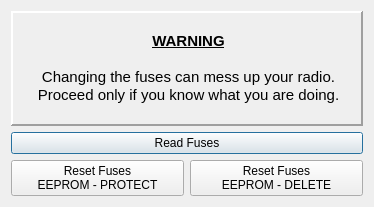
<?xml version="1.0" encoding="UTF-8"?>
<ui version="4.0">
 <class>fusesDialog</class>
 <widget class="QDialog" name="fusesDialog">
  <property name="geometry">
   <rect>
    <x>0</x>
    <y>0</y>
    <width>374</width>
    <height>207</height>
   </rect>
  </property>
  <property name="windowTitle">
   <string>Fuses</string>
  </property>
  <property name="windowIcon">
   <iconset resource="eepe.qrc">
    <normaloff>:/images/fuses.png</normaloff>:/images/fuses.png</iconset>
  </property>
  <layout class="QGridLayout" name="gridLayout">
   <item row="1" column="0" colspan="2">
    <widget class="QPushButton" name="readFuses">
     <property name="whatsThis">
      <string>&lt;!DOCTYPE HTML PUBLIC &quot;-//W3C//DTD HTML 4.0//EN&quot; &quot;http://www.w3.org/TR/REC-html40/strict.dtd&quot;&gt;
&lt;html&gt;&lt;head&gt;&lt;meta name=&quot;qrichtext&quot; content=&quot;1&quot; /&gt;&lt;style type=&quot;text/css&quot;&gt;
p, li { white-space: pre-wrap; }
&lt;/style&gt;&lt;/head&gt;&lt;body style=&quot; font-family:'MS Shell Dlg 2'; font-size:8.25pt; font-weight:400; font-style:normal;&quot;&gt;
&lt;p style=&quot; margin-top:0px; margin-bottom:0px; margin-left:0px; margin-right:0px; -qt-block-indent:0; text-indent:0px;&quot;&gt;&lt;span style=&quot; font-size:8pt;&quot;&gt;Reads the current fuses in the AVR AtMega 64 controller.&lt;/span&gt;&lt;/p&gt;
&lt;p style=&quot;-qt-paragraph-type:empty; margin-top:0px; margin-bottom:0px; margin-left:0px; margin-right:0px; -qt-block-indent:0; text-indent:0px; font-size:8pt;&quot;&gt;&lt;/p&gt;
&lt;p style=&quot; margin-top:0px; margin-bottom:0px; margin-left:0px; margin-right:0px; -qt-block-indent:0; text-indent:0px;&quot;&gt;&lt;span style=&quot; font-size:8pt;&quot;&gt;Proper states:&lt;/span&gt;&lt;/p&gt;
&lt;p style=&quot; margin-top:0px; margin-bottom:0px; margin-left:0px; margin-right:0px; -qt-block-indent:0; text-indent:0px;&quot;&gt;&lt;span style=&quot; font-size:8pt;&quot;&gt;EEPROM erase fuse not set: 0E, 81, FF&lt;/span&gt;&lt;/p&gt;
&lt;p style=&quot; margin-top:0px; margin-bottom:0px; margin-left:0px; margin-right:0px; -qt-block-indent:0; text-indent:0px;&quot;&gt;&lt;span style=&quot; font-size:8pt;&quot;&gt;EEPROM erase fuse set: 0E, 89, FF&lt;/span&gt;&lt;/p&gt;&lt;/body&gt;&lt;/html&gt;</string>
     </property>
     <property name="text">
      <string>Read Fuses</string>
     </property>
    </widget>
   </item>
   <item row="2" column="0">
    <widget class="QPushButton" name="resetFuses_EEprotect">
     <property name="whatsThis">
      <string>&lt;!DOCTYPE HTML PUBLIC &quot;-//W3C//DTD HTML 4.0//EN&quot; &quot;http://www.w3.org/TR/REC-html40/strict.dtd&quot;&gt;
&lt;html&gt;&lt;head&gt;&lt;meta name=&quot;qrichtext&quot; content=&quot;1&quot; /&gt;&lt;style type=&quot;text/css&quot;&gt;
p, li { white-space: pre-wrap; }
&lt;/style&gt;&lt;/head&gt;&lt;body style=&quot; font-family:'MS Shell Dlg 2'; font-size:8.25pt; font-weight:400; font-style:normal;&quot;&gt;
&lt;p style=&quot; margin-top:0px; margin-bottom:0px; margin-left:0px; margin-right:0px; -qt-block-indent:0; text-indent:0px;&quot;&gt;&lt;span style=&quot; font-size:8pt; font-weight:600; text-decoration: underline;&quot;&gt;Reset Fuses&lt;/span&gt;&lt;/p&gt;
&lt;p style=&quot; margin-top:0px; margin-bottom:0px; margin-left:0px; margin-right:0px; -qt-block-indent:0; text-indent:0px;&quot;&gt;&lt;span style=&quot; font-size:8pt;&quot;&gt;Fuses in the AVR tell it how to behave.  Pressing this button sets the fuses to the default parameters needed in the er9x FW.&lt;/span&gt;&lt;/p&gt;
&lt;p style=&quot;-qt-paragraph-type:empty; margin-top:0px; margin-bottom:0px; margin-left:0px; margin-right:0px; -qt-block-indent:0; text-indent:0px; font-size:8pt;&quot;&gt;&lt;/p&gt;
&lt;p style=&quot; margin-top:0px; margin-bottom:0px; margin-left:0px; margin-right:0px; -qt-block-indent:0; text-indent:0px;&quot;&gt;&lt;span style=&quot; font-size:8pt;&quot;&gt;This button also sets the &amp;quot;EEPROM protect&amp;quot; Fuse.&lt;/span&gt;&lt;/p&gt;
&lt;p style=&quot; margin-top:0px; margin-bottom:0px; margin-left:0px; margin-right:0px; -qt-block-indent:0; text-indent:0px;&quot;&gt;&lt;span style=&quot; font-size:8pt;&quot;&gt;This prevents erasing of the EEPROM when the flash memory is written.&lt;/span&gt;&lt;/p&gt;
&lt;p style=&quot;-qt-paragraph-type:empty; margin-top:0px; margin-bottom:0px; margin-left:0px; margin-right:0px; -qt-block-indent:0; text-indent:0px; font-size:8pt;&quot;&gt;&lt;/p&gt;
&lt;p style=&quot; margin-top:0px; margin-bottom:0px; margin-left:0px; margin-right:0px; -qt-block-indent:0; text-indent:0px;&quot;&gt;&lt;span style=&quot; font-size:8pt; font-weight:600; text-decoration: underline;&quot;&gt;WARNING&lt;/span&gt;&lt;/p&gt;
&lt;p style=&quot; margin-top:0px; margin-bottom:0px; margin-left:0px; margin-right:0px; -qt-block-indent:0; text-indent:0px;&quot;&gt;&lt;span style=&quot; font-size:8pt;&quot;&gt;Setting fuses can lead to problems and even a total lockout from your controller.  Do this only if you know what you are doing.&lt;/span&gt;&lt;/p&gt;
&lt;p style=&quot;-qt-paragraph-type:empty; margin-top:0px; margin-bottom:0px; margin-left:0px; margin-right:0px; -qt-block-indent:0; text-indent:0px; font-size:8pt;&quot;&gt;&lt;/p&gt;
&lt;p style=&quot; margin-top:0px; margin-bottom:0px; margin-left:0px; margin-right:0px; -qt-block-indent:0; text-indent:0px;&quot;&gt;&lt;span style=&quot; font-size:8pt;&quot;&gt;When in doubt consult either the project's page or the forums @ RCG and RXModelreviews.&lt;/span&gt;&lt;/p&gt;
&lt;p style=&quot;-qt-paragraph-type:empty; margin-top:0px; margin-bottom:0px; margin-left:0px; margin-right:0px; -qt-block-indent:0; text-indent:0px; font-size:8pt;&quot;&gt;&lt;/p&gt;
&lt;p style=&quot; margin-top:0px; margin-bottom:0px; margin-left:0px; margin-right:0px; -qt-block-indent:0; text-indent:0px;&quot;&gt;&lt;span style=&quot; font-size:8pt;&quot;&gt;If you do get locked out - go to the project's homepage and lookup &amp;quot;dealing with Fuse Bricks&amp;quot;.&lt;/span&gt;&lt;/p&gt;&lt;/body&gt;&lt;/html&gt;</string>
     </property>
     <property name="text">
      <string>Reset Fuses
EEPROM - PROTECT</string>
     </property>
    </widget>
   </item>
   <item row="2" column="1">
    <widget class="QPushButton" name="resetFuses_EEdelete">
     <property name="whatsThis">
      <string>&lt;!DOCTYPE HTML PUBLIC &quot;-//W3C//DTD HTML 4.0//EN&quot; &quot;http://www.w3.org/TR/REC-html40/strict.dtd&quot;&gt;
&lt;html&gt;&lt;head&gt;&lt;meta name=&quot;qrichtext&quot; content=&quot;1&quot; /&gt;&lt;style type=&quot;text/css&quot;&gt;
p, li { white-space: pre-wrap; }
&lt;/style&gt;&lt;/head&gt;&lt;body style=&quot; font-family:'MS Shell Dlg 2'; font-size:8.25pt; font-weight:400; font-style:normal;&quot;&gt;
&lt;p style=&quot; margin-top:0px; margin-bottom:0px; margin-left:0px; margin-right:0px; -qt-block-indent:0; text-indent:0px;&quot;&gt;&lt;span style=&quot; font-size:8pt; font-weight:600; text-decoration: underline;&quot;&gt;Reset Fuses&lt;/span&gt;&lt;/p&gt;
&lt;p style=&quot; margin-top:0px; margin-bottom:0px; margin-left:0px; margin-right:0px; -qt-block-indent:0; text-indent:0px;&quot;&gt;&lt;span style=&quot; font-size:8pt;&quot;&gt;Fuses in the AVR tell it how to behave.  Pressing this button sets the fuses to the default parameters needed in the er9x FW.&lt;/span&gt;&lt;/p&gt;
&lt;p style=&quot;-qt-paragraph-type:empty; margin-top:0px; margin-bottom:0px; margin-left:0px; margin-right:0px; -qt-block-indent:0; text-indent:0px; font-size:8pt;&quot;&gt;&lt;/p&gt;
&lt;p style=&quot; margin-top:0px; margin-bottom:0px; margin-left:0px; margin-right:0px; -qt-block-indent:0; text-indent:0px;&quot;&gt;&lt;span style=&quot; font-size:8pt;&quot;&gt;This button also clears the &amp;quot;EEPROM protect&amp;quot; Fuse.&lt;/span&gt;&lt;/p&gt;
&lt;p style=&quot; margin-top:0px; margin-bottom:0px; margin-left:0px; margin-right:0px; -qt-block-indent:0; text-indent:0px;&quot;&gt;&lt;span style=&quot; font-size:8pt;&quot;&gt;This causes erasing of the EEPROM when the flash memory is written.&lt;/span&gt;&lt;/p&gt;
&lt;p style=&quot;-qt-paragraph-type:empty; margin-top:0px; margin-bottom:0px; margin-left:0px; margin-right:0px; -qt-block-indent:0; text-indent:0px; font-size:8pt;&quot;&gt;&lt;/p&gt;
&lt;p style=&quot; margin-top:0px; margin-bottom:0px; margin-left:0px; margin-right:0px; -qt-block-indent:0; text-indent:0px;&quot;&gt;&lt;span style=&quot; font-size:8pt; font-weight:600; text-decoration: underline;&quot;&gt;WARNING&lt;/span&gt;&lt;/p&gt;
&lt;p style=&quot; margin-top:0px; margin-bottom:0px; margin-left:0px; margin-right:0px; -qt-block-indent:0; text-indent:0px;&quot;&gt;&lt;span style=&quot; font-size:8pt;&quot;&gt;Setting fuses can lead to problems and even a total lockout from your controller.  Do this only if you know what you are doing.&lt;/span&gt;&lt;/p&gt;
&lt;p style=&quot;-qt-paragraph-type:empty; margin-top:0px; margin-bottom:0px; margin-left:0px; margin-right:0px; -qt-block-indent:0; text-indent:0px; font-size:8pt;&quot;&gt;&lt;/p&gt;
&lt;p style=&quot; margin-top:0px; margin-bottom:0px; margin-left:0px; margin-right:0px; -qt-block-indent:0; text-indent:0px;&quot;&gt;&lt;span style=&quot; font-size:8pt;&quot;&gt;When in doubt consult either the project's page or the forums @ RCG and RXModelreviews.&lt;/span&gt;&lt;/p&gt;
&lt;p style=&quot;-qt-paragraph-type:empty; margin-top:0px; margin-bottom:0px; margin-left:0px; margin-right:0px; -qt-block-indent:0; text-indent:0px; font-size:8pt;&quot;&gt;&lt;/p&gt;
&lt;p style=&quot; margin-top:0px; margin-bottom:0px; margin-left:0px; margin-right:0px; -qt-block-indent:0; text-indent:0px;&quot;&gt;&lt;span style=&quot; font-size:8pt;&quot;&gt;If you do get locked out - go to the project's homepage and lookup &amp;quot;dealing with Fuse Bricks&amp;quot;.&lt;/span&gt;&lt;/p&gt;&lt;/body&gt;&lt;/html&gt;</string>
     </property>
     <property name="text">
      <string>Reset Fuses
EEPROM - DELETE</string>
     </property>
    </widget>
   </item>
   <item row="0" column="0" colspan="2">
    <widget class="QLabel" name="label">
     <property name="frameShape">
      <enum>QFrame::Panel</enum>
     </property>
     <property name="frameShadow">
      <enum>QFrame::Raised</enum>
     </property>
     <property name="lineWidth">
      <number>2</number>
     </property>
     <property name="text">
      <string>&lt;!DOCTYPE HTML PUBLIC &quot;-//W3C//DTD HTML 4.0//EN&quot; &quot;http://www.w3.org/TR/REC-html40/strict.dtd&quot;&gt;
&lt;html&gt;&lt;head&gt;&lt;meta name=&quot;qrichtext&quot; content=&quot;1&quot; /&gt;&lt;style type=&quot;text/css&quot;&gt;
p, li { white-space: pre-wrap; }
&lt;/style&gt;&lt;/head&gt;&lt;body style=&quot; font-family:'Ubuntu'; font-size:11pt; font-weight:400; font-style:normal;&quot;&gt;
&lt;p align=&quot;center&quot; style=&quot; margin-top:0px; margin-bottom:0px; margin-left:0px; margin-right:0px; -qt-block-indent:0; text-indent:0px;&quot;&gt;&lt;span style=&quot; font-weight:600; text-decoration: underline;&quot;&gt;WARNING&lt;/span&gt;&lt;/p&gt;
&lt;p align=&quot;center&quot; style=&quot;-qt-paragraph-type:empty; margin-top:0px; margin-bottom:0px; margin-left:0px; margin-right:0px; -qt-block-indent:0; text-indent:0px; font-weight:600; text-decoration: underline;&quot;&gt;&lt;/p&gt;
&lt;p align=&quot;center&quot; style=&quot; margin-top:0px; margin-bottom:0px; margin-left:0px; margin-right:0px; -qt-block-indent:0; text-indent:0px;&quot;&gt;Changing the fuses can mess up your radio.&lt;/p&gt;
&lt;p align=&quot;center&quot; style=&quot; margin-top:0px; margin-bottom:0px; margin-left:0px; margin-right:0px; -qt-block-indent:0; text-indent:0px;&quot;&gt;Proceed only if you know what you are doing.&lt;/p&gt;&lt;/body&gt;&lt;/html&gt;</string>
     </property>
    </widget>
   </item>
  </layout>
 </widget>
 <resources>
  <include location="eepe.qrc"/>
 </resources>
 <connections/>
</ui>
